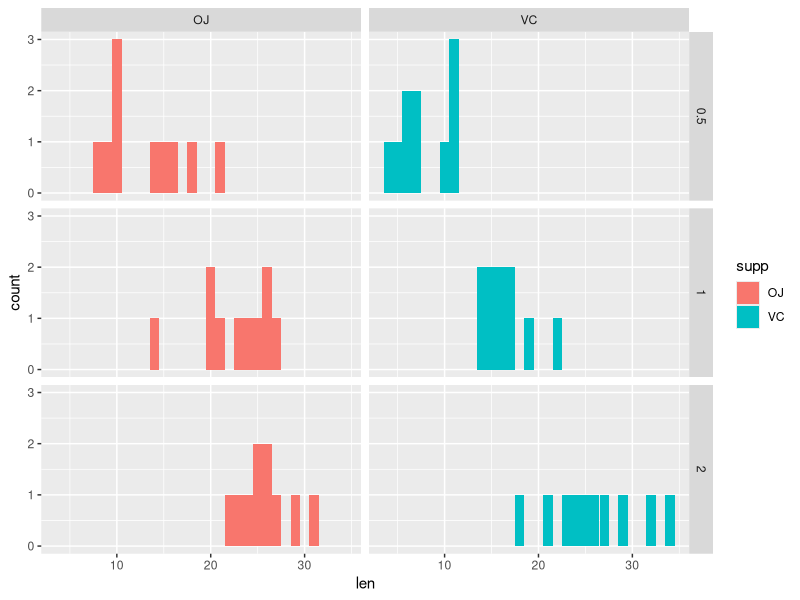
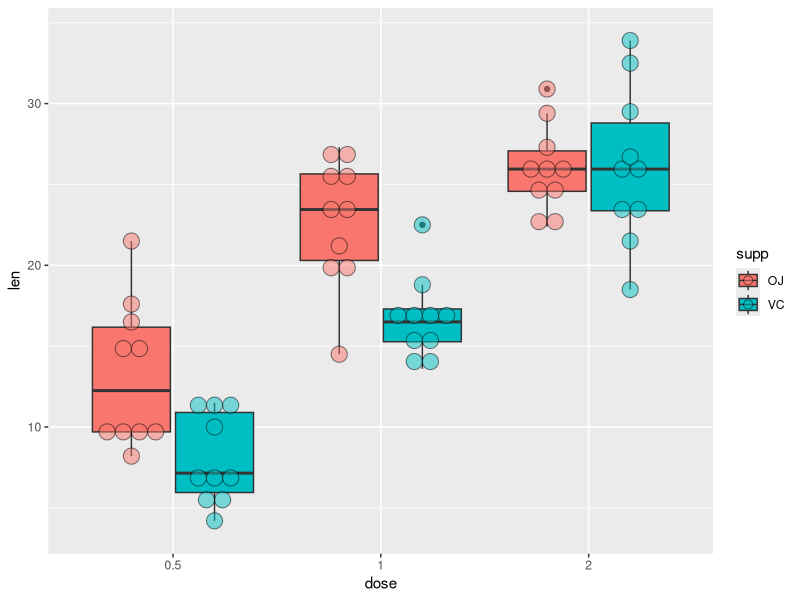

The R script that drew these images, in order:
## ---- chunk 1
knitr::opts_chunk$set(echo = TRUE)
## ---- chunk 2
library(datasets)
library(ggplot2)
data(ToothGrowth)

## ---- chunk 3
#plot 1: histograms showing frequency distributions:

g <- ggplot(ToothGrowth, aes(x=len,fill=supp))
g <- g + geom_histogram(binwidth=1)
g <- g + facet_grid(dose~supp)
g

#plot 2: more detail: dotplots/boxplots shown distributions and means:

ToothGrowth$dose <- as.factor(ToothGrowth$dose)
h <- ggplot(ToothGrowth, aes(x = dose, y = len, fill = supp))
h <- h + geom_boxplot(position = position_dodge(0.8))
h <- h + geom_dotplot(binaxis ='y', stackdir = 'center', binwidth = 1,
                      position = position_dodge(0.8), alpha=0.5)
h
## ---- chunk 4
# Create vectors for summary statistics and later t-tests:
OJgroup.5 <- ToothGrowth$len[ToothGrowth$supp == "OJ" & ToothGrowth$dose == 0.5]
OJgroup1 <- ToothGrowth$len[ToothGrowth$supp == "OJ" & ToothGrowth$dose == 1]
OJgroup2 <- ToothGrowth$len[ToothGrowth$supp == "OJ" & ToothGrowth$dose == 2]

VCgroup.5 <- ToothGrowth$len[ToothGrowth$supp == "VC" & ToothGrowth$dose == 0.5]
VCgroup1 <- ToothGrowth$len[ToothGrowth$supp == "VC" & ToothGrowth$dose == 1]
VCgroup2 <- ToothGrowth$len[ToothGrowth$supp == "VC" & ToothGrowth$dose == 2]

# Summary statistics - means (on plot, viewed left to right):

mns <- c(mean(OJgroup.5), mean(VCgroup.5), mean(OJgroup1), mean(VCgroup1),
         mean(OJgroup2), mean(VCgroup2))
 
mns
# Summary statistics - standard errors of the mean (on plot, viewed left to right):

ses <- c(sd(OJgroup.5), sd(VCgroup.5), sd(OJgroup1), sd(VCgroup1),
         sd(OJgroup2), sd(VCgroup2))

ses
## ---- chunk 5
# Is there a difference in odontoblast length between supplementation types?

# At dose = 0.5
# H1: VC vs OJ
H1 <- t.test(OJgroup.5, VCgroup.5, paired=FALSE, var.equal=FALSE)

# At dose = 1
# H2: VC vs OJ
H2 <- t.test(OJgroup1, VCgroup1, paired=FALSE, var.equal=FALSE)

# At dose = 2
# H3: VC vs OJ
H3 <- t.test(OJgroup2, VCgroup2, paired=FALSE, var.equal=FALSE)

#Is there a within-group difference in odontoblast length between dosages?

# In the VC group:

# H4: dose = 0.5 vs dose = 1
H4 <- t.test(VCgroup.5, VCgroup1, paired=FALSE, var.equal=FALSE)
# H5: dose = 0.5 vs dose = 2
H5 <- t.test(VCgroup.5, VCgroup2, paired=FALSE, var.equal=FALSE)
# H6: dose = 1 vs dose = 2
H6 <- t.test(VCgroup1, VCgroup2, paired=FALSE, var.equal=FALSE)

# In the OJ group:

# H7: 0.5 vs 1
H7 <- t.test(OJgroup.5, OJgroup1, paired=FALSE, var.equal=FALSE)
# H8: 0.5 vs 2
H8 <- t.test(OJgroup.5, OJgroup2, paired=FALSE, var.equal=FALSE)
# H9: 1 vs 2
H9 <- t.test(OJgroup1, OJgroup2, paired=FALSE, var.equal=FALSE)

## ---- chunk 6
bonferroni <- .05 / 9

pvals = c(H1[[3]], H2[[3]], H3[[3]], H4[[3]], H5[[3]], H6[[3]], H7[[3]], H8[[3]], H9[[3]])

lt.bonf <- p.adjust(pvals, method = "bonferroni") < 0.05

ests <- cbind(pvals, lt.bonf)

# For each of the nine hypotheses, the following indicates whether p values are
# below the bonferroni-adjusted threshold
ests 

